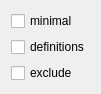
       <widget class="QWidget" name="layoutWidget_273">
        <property name="geometry">
         <rect>
          <x>280</x>
          <y>280</y>
          <width>79</width>
          <height>61</height>
         </rect>
        </property>
        <layout class="QVBoxLayout" name="verticalLayout_2">
         <item>
          <widget class="QCheckBox" name="extractIndividualsMinimal">
           <property name="focusPolicy">
            <enum>Qt::NoFocus</enum>
           </property>
           <property name="text">
            <string>minimal</string>
           </property>
           <property name="checkable">
            <bool>true</bool>
           </property>
           <property name="checked">
            <bool>false</bool>
           </property>
           <property name="autoRepeat">
            <bool>false</bool>
           </property>
           <property name="autoExclusive">
            <bool>false</bool>
           </property>
           <property name="tristate">
            <bool>false</bool>
           </property>
          </widget>
         </item>
         <item>
          <widget class="QCheckBox" name="extractIndividualsDefinitions">
           <property name="focusPolicy">
            <enum>Qt::NoFocus</enum>
           </property>
           <property name="text">
            <string>definitions</string>
           </property>
           <property name="checkable">
            <bool>true</bool>
           </property>
           <property name="checked">
            <bool>false</bool>
           </property>
           <property name="autoRepeat">
            <bool>false</bool>
           </property>
           <property name="autoExclusive">
            <bool>false</bool>
           </property>
           <property name="tristate">
            <bool>false</bool>
           </property>
          </widget>
         </item>
         <item>
          <widget class="QCheckBox" name="extractIndividualsExclude">
           <property name="focusPolicy">
            <enum>Qt::NoFocus</enum>
           </property>
           <property name="text">
            <string>exclude</string>
           </property>
           <property name="checkable">
            <bool>true</bool>
           </property>
           <property name="checked">
            <bool>false</bool>
           </property>
           <property name="autoRepeat">
            <bool>false</bool>
           </property>
           <property name="autoExclusive">
            <bool>false</bool>
           </property>
           <property name="tristate">
            <bool>false</bool>
           </property>
          </widget>
         </item>
        </layout>
       </widget>
